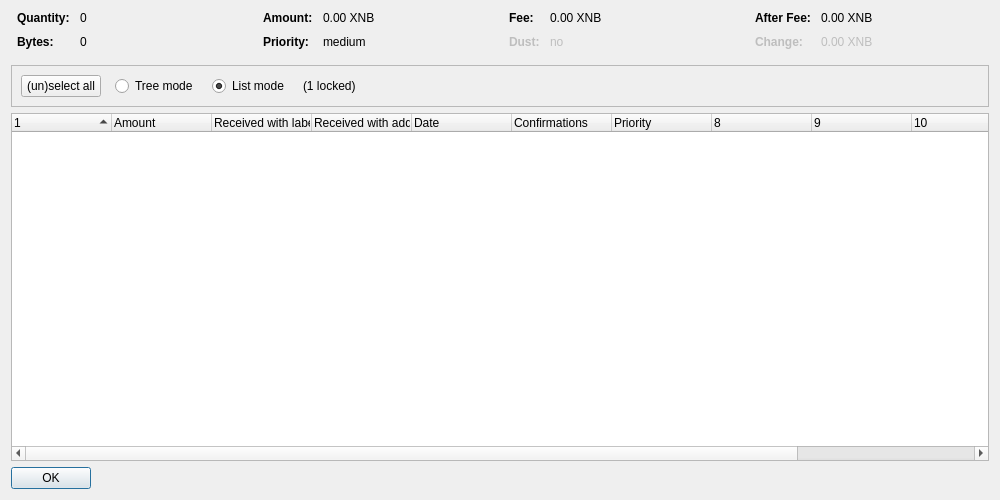
<?xml version="1.0" encoding="UTF-8"?>
<ui version="4.0">
 <class>CoinControlDialog</class>
 <widget class="QDialog" name="CoinControlDialog">
  <property name="geometry">
   <rect>
    <x>0</x>
    <y>0</y>
    <width>1000</width>
    <height>500</height>
   </rect>
  </property>
  <property name="windowTitle">
   <string>Coin Selection</string>
  </property>
  <layout class="QVBoxLayout" name="verticalLayout">
   <item>
    <layout class="QHBoxLayout" name="horizontalLayoutTop" stretch="0,0,0,0">
     <property name="topMargin">
      <number>0</number>
     </property>
     <property name="bottomMargin">
      <number>10</number>
     </property>
     <item>
      <layout class="QFormLayout" name="formLayoutCoinControl1">
       <property name="horizontalSpacing">
        <number>10</number>
       </property>
       <property name="verticalSpacing">
        <number>10</number>
       </property>
       <property name="leftMargin">
        <number>6</number>
       </property>
       <property name="rightMargin">
        <number>6</number>
       </property>
       <item row="0" column="0">
        <widget class="QLabel" name="labelCoinControlQuantityText">
         <property name="font">
          <font>
           <weight>75</weight>
           <bold>true</bold>
          </font>
         </property>
         <property name="text">
          <string>Quantity:</string>
         </property>
        </widget>
       </item>
       <item row="0" column="1">
        <widget class="QLabel" name="labelCoinControlQuantity">
         <property name="cursor">
          <cursorShape>IBeamCursor</cursorShape>
         </property>
         <property name="contextMenuPolicy">
          <enum>Qt::ActionsContextMenu</enum>
         </property>
         <property name="text">
          <string notr="true">0</string>
         </property>
         <property name="textInteractionFlags">
          <set>Qt::LinksAccessibleByMouse|Qt::TextSelectableByKeyboard|Qt::TextSelectableByMouse</set>
         </property>
        </widget>
       </item>
       <item row="1" column="0">
        <widget class="QLabel" name="labelCoinControlBytesText">
         <property name="font">
          <font>
           <weight>75</weight>
           <bold>true</bold>
          </font>
         </property>
         <property name="text">
          <string>Bytes:</string>
         </property>
        </widget>
       </item>
       <item row="1" column="1">
        <widget class="QLabel" name="labelCoinControlBytes">
         <property name="cursor">
          <cursorShape>IBeamCursor</cursorShape>
         </property>
         <property name="contextMenuPolicy">
          <enum>Qt::ActionsContextMenu</enum>
         </property>
         <property name="text">
          <string notr="true">0</string>
         </property>
         <property name="textInteractionFlags">
          <set>Qt::LinksAccessibleByMouse|Qt::TextSelectableByKeyboard|Qt::TextSelectableByMouse</set>
         </property>
        </widget>
       </item>
      </layout>
     </item>
     <item>
      <layout class="QFormLayout" name="formLayoutCoinControl2">
       <property name="horizontalSpacing">
        <number>10</number>
       </property>
       <property name="verticalSpacing">
        <number>10</number>
       </property>
       <property name="leftMargin">
        <number>6</number>
       </property>
       <property name="rightMargin">
        <number>6</number>
       </property>
       <item row="0" column="0">
        <widget class="QLabel" name="labelCoinControlAmountText">
         <property name="font">
          <font>
           <weight>75</weight>
           <bold>true</bold>
          </font>
         </property>
         <property name="text">
          <string>Amount:</string>
         </property>
        </widget>
       </item>
       <item row="0" column="1">
        <widget class="QLabel" name="labelCoinControlAmount">
         <property name="cursor">
          <cursorShape>IBeamCursor</cursorShape>
         </property>
         <property name="contextMenuPolicy">
          <enum>Qt::ActionsContextMenu</enum>
         </property>
         <property name="text">
          <string notr="true">0.00 XNB</string>
         </property>
         <property name="textInteractionFlags">
          <set>Qt::LinksAccessibleByMouse|Qt::TextSelectableByKeyboard|Qt::TextSelectableByMouse</set>
         </property>
        </widget>
       </item>
       <item row="1" column="0">
        <widget class="QLabel" name="labelCoinControlPriorityText">
         <property name="font">
          <font>
           <weight>75</weight>
           <bold>true</bold>
          </font>
         </property>
         <property name="text">
          <string>Priority:</string>
         </property>
        </widget>
       </item>
       <item row="1" column="1">
        <widget class="QLabel" name="labelCoinControlPriority">
         <property name="cursor">
          <cursorShape>IBeamCursor</cursorShape>
         </property>
         <property name="contextMenuPolicy">
          <enum>Qt::ActionsContextMenu</enum>
         </property>
         <property name="text">
          <string notr="true">medium</string>
         </property>
         <property name="textInteractionFlags">
          <set>Qt::LinksAccessibleByMouse|Qt::TextSelectableByKeyboard|Qt::TextSelectableByMouse</set>
         </property>
        </widget>
       </item>
      </layout>
     </item>
     <item>
      <layout class="QFormLayout" name="formLayoutCoinControl3">
       <property name="horizontalSpacing">
        <number>10</number>
       </property>
       <property name="verticalSpacing">
        <number>10</number>
       </property>
       <property name="leftMargin">
        <number>6</number>
       </property>
       <property name="rightMargin">
        <number>6</number>
       </property>
       <item row="0" column="0">
        <widget class="QLabel" name="labelCoinControlFeeText">
         <property name="font">
          <font>
           <weight>75</weight>
           <bold>true</bold>
          </font>
         </property>
         <property name="text">
          <string>Fee:</string>
         </property>
        </widget>
       </item>
       <item row="0" column="1">
        <widget class="QLabel" name="labelCoinControlFee">
         <property name="cursor">
          <cursorShape>IBeamCursor</cursorShape>
         </property>
         <property name="contextMenuPolicy">
          <enum>Qt::ActionsContextMenu</enum>
         </property>
         <property name="text">
          <string notr="true">0.00 XNB</string>
         </property>
         <property name="textInteractionFlags">
          <set>Qt::LinksAccessibleByMouse|Qt::TextSelectableByKeyboard|Qt::TextSelectableByMouse</set>
         </property>
        </widget>
       </item>
       <item row="1" column="0">
        <widget class="QLabel" name="labelCoinControlLowOutputText">
         <property name="enabled">
          <bool>false</bool>
         </property>
         <property name="font">
          <font>
           <weight>75</weight>
           <bold>true</bold>
          </font>
         </property>
         <property name="text">
          <string>Dust:</string>
         </property>
        </widget>
       </item>
       <item row="1" column="1">
        <widget class="QLabel" name="labelCoinControlLowOutput">
         <property name="enabled">
          <bool>false</bool>
         </property>
         <property name="cursor">
          <cursorShape>IBeamCursor</cursorShape>
         </property>
         <property name="contextMenuPolicy">
          <enum>Qt::ActionsContextMenu</enum>
         </property>
         <property name="text">
          <string notr="true">no</string>
         </property>
         <property name="textInteractionFlags">
          <set>Qt::LinksAccessibleByMouse|Qt::TextSelectableByKeyboard|Qt::TextSelectableByMouse</set>
         </property>
        </widget>
       </item>
      </layout>
     </item>
     <item>
      <layout class="QFormLayout" name="formLayoutCoinControl4">
       <property name="horizontalSpacing">
        <number>10</number>
       </property>
       <property name="verticalSpacing">
        <number>10</number>
       </property>
       <property name="leftMargin">
        <number>6</number>
       </property>
       <property name="rightMargin">
        <number>6</number>
       </property>
       <item row="0" column="0">
        <widget class="QLabel" name="labelCoinControlAfterFeeText">
         <property name="font">
          <font>
           <weight>75</weight>
           <bold>true</bold>
          </font>
         </property>
         <property name="text">
          <string>After Fee:</string>
         </property>
        </widget>
       </item>
       <item row="0" column="1">
        <widget class="QLabel" name="labelCoinControlAfterFee">
         <property name="cursor">
          <cursorShape>IBeamCursor</cursorShape>
         </property>
         <property name="contextMenuPolicy">
          <enum>Qt::ActionsContextMenu</enum>
         </property>
         <property name="text">
          <string notr="true">0.00 XNB</string>
         </property>
         <property name="textInteractionFlags">
          <set>Qt::LinksAccessibleByMouse|Qt::TextSelectableByKeyboard|Qt::TextSelectableByMouse</set>
         </property>
        </widget>
       </item>
       <item row="1" column="0">
        <widget class="QLabel" name="labelCoinControlChangeText">
         <property name="enabled">
          <bool>false</bool>
         </property>
         <property name="font">
          <font>
           <weight>75</weight>
           <bold>true</bold>
          </font>
         </property>
         <property name="text">
          <string>Change:</string>
         </property>
        </widget>
       </item>
       <item row="1" column="1">
        <widget class="QLabel" name="labelCoinControlChange">
         <property name="enabled">
          <bool>false</bool>
         </property>
         <property name="cursor">
          <cursorShape>IBeamCursor</cursorShape>
         </property>
         <property name="contextMenuPolicy">
          <enum>Qt::ActionsContextMenu</enum>
         </property>
         <property name="text">
          <string notr="true">0.00 XNB</string>
         </property>
         <property name="textInteractionFlags">
          <set>Qt::LinksAccessibleByMouse|Qt::TextSelectableByKeyboard|Qt::TextSelectableByMouse</set>
         </property>
        </widget>
       </item>
      </layout>
     </item>
    </layout>
   </item>
   <item>
    <widget class="QFrame" name="frame">
     <property name="minimumSize">
      <size>
       <width>0</width>
       <height>40</height>
      </size>
     </property>
     <property name="frameShape">
      <enum>QFrame::StyledPanel</enum>
     </property>
     <property name="frameShadow">
      <enum>QFrame::Sunken</enum>
     </property>
     <layout class="QHBoxLayout" name="horizontalLayout">
      <item>
       <layout class="QHBoxLayout" name="horizontalLayoutPanel" stretch="0,0,0,0,0">
        <property name="spacing">
         <number>14</number>
        </property>
        <item>
         <widget class="QPushButton" name="pushButtonSelectAll">
          <property name="sizePolicy">
           <sizepolicy hsizetype="Maximum" vsizetype="Fixed">
            <horstretch>0</horstretch>
            <verstretch>0</verstretch>
           </sizepolicy>
          </property>
          <property name="text">
           <string>(un)select all</string>
          </property>
          <property name="autoDefault">
           <bool>false</bool>
          </property>
         </widget>
        </item>
        <item>
         <widget class="QRadioButton" name="radioTreeMode">
          <property name="sizePolicy">
           <sizepolicy hsizetype="Maximum" vsizetype="Fixed">
            <horstretch>0</horstretch>
            <verstretch>0</verstretch>
           </sizepolicy>
          </property>
          <property name="text">
           <string>Tree mode</string>
          </property>
         </widget>
        </item>
        <item>
         <widget class="QRadioButton" name="radioListMode">
          <property name="sizePolicy">
           <sizepolicy hsizetype="Maximum" vsizetype="Fixed">
            <horstretch>0</horstretch>
            <verstretch>0</verstretch>
           </sizepolicy>
          </property>
          <property name="text">
           <string>List mode</string>
          </property>
          <property name="checked">
           <bool>true</bool>
          </property>
         </widget>
        </item>
        <item>
         <widget class="QLabel" name="labelLocked">
          <property name="text">
           <string notr="true">(1 locked)</string>
          </property>
         </widget>
        </item>
        <item>
         <spacer name="horizontalSpacer">
          <property name="orientation">
           <enum>Qt::Horizontal</enum>
          </property>
          <property name="sizeHint" stdset="0">
           <size>
            <width>40</width>
            <height>20</height>
           </size>
          </property>
         </spacer>
        </item>
       </layout>
      </item>
     </layout>
    </widget>
   </item>
   <item>
    <widget class="CoinControlTreeWidget" name="treeWidget">
     <property name="contextMenuPolicy">
      <enum>Qt::CustomContextMenu</enum>
     </property>
     <property name="sortingEnabled">
      <bool>false</bool>
     </property>
     <property name="columnCount">
      <number>12</number>
     </property>
     <attribute name="headerShowSortIndicator" stdset="0">
      <bool>true</bool>
     </attribute>
     <attribute name="headerStretchLastSection">
      <bool>false</bool>
     </attribute>
     <column>
      <property name="text">
       <string/>
      </property>
     </column>
     <column>
      <property name="text">
       <string>Amount</string>
      </property>
     </column>
     <column>
      <property name="text">
       <string>Received with label</string>
      </property>
     </column>
     <column>
      <property name="text">
       <string>Received with address</string>
      </property>
     </column>
     <column>
      <property name="text">
       <string>Date</string>
      </property>
     </column>
     <column>
      <property name="text">
       <string>Confirmations</string>
      </property>
      <property name="toolTip">
       <string>Confirmed</string>
      </property>
     </column>
     <column>
      <property name="text">
       <string>Priority</string>
      </property>
     </column>
     <column>
      <property name="text">
       <string/>
      </property>
     </column>
     <column>
      <property name="text">
       <string/>
      </property>
     </column>
     <column>
      <property name="text">
       <string/>
      </property>
     </column>
     <column>
      <property name="text">
       <string/>
      </property>
     </column>
     <column>
      <property name="text">
       <string/>
      </property>
     </column>
    </widget>
   </item>
   <item>
    <widget class="QDialogButtonBox" name="buttonBox">
     <property name="sizePolicy">
      <sizepolicy hsizetype="Maximum" vsizetype="Fixed">
       <horstretch>0</horstretch>
       <verstretch>0</verstretch>
      </sizepolicy>
     </property>
     <property name="orientation">
      <enum>Qt::Horizontal</enum>
     </property>
     <property name="standardButtons">
      <set>QDialogButtonBox::Ok</set>
     </property>
    </widget>
   </item>
  </layout>
 </widget>
 <customwidgets>
  <customwidget>
   <class>CoinControlTreeWidget</class>
   <extends>QTreeWidget</extends>
   <header>coincontroltreewidget.h</header>
  </customwidget>
 </customwidgets>
 <resources/>
 <connections/>
</ui>
